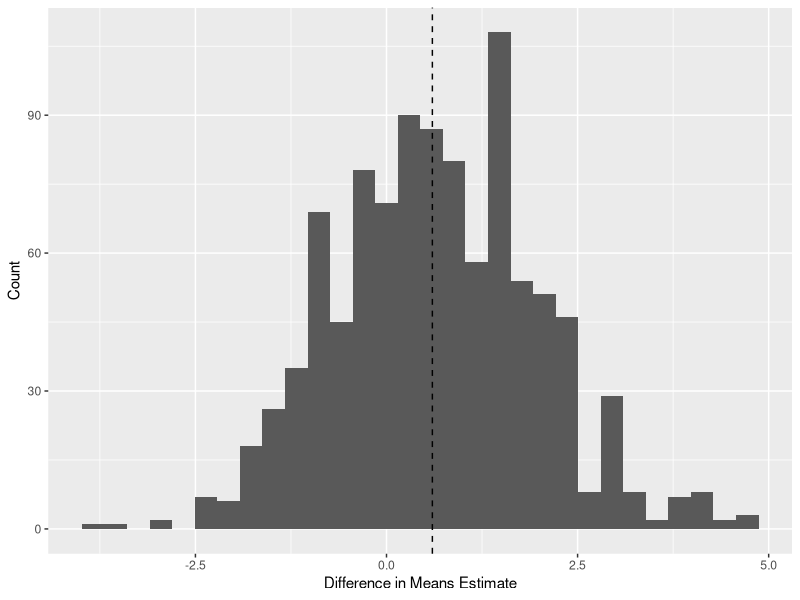

Source code (R):
# Causal Inference Lab 1, Spring 2022
# Benjamin S. Noble
# benjaminnoble.org

library(tidyverse)

### ATE vs ATT

# To illustrate differences between the ATT and ATE, we're going to imagine a job
# training program for bankers in the year 2100 when AI-enhanced ATMs have taken 
# all of their jobs. In our imaginary world, there are just two jobs, bankers and 
# doctors. But we're going to test a new program where we teach former bankers
# to become computer programmers who will ensure these AI-enhanced ATMs don't 
# take over the world. 

# Because doctors have not (yet) been replaced by robots, they are not going to be
# eligible for the training program. Just bankers. So, our treated group will just
# be bankers. To estimate the ATE, though, doctors will be among the control group
# because that's how we define the ATE...the average treatment effect among the 
# whole population.

# (Sidenote: We should probably also include doctors in the treatment group to get 
# an estimate of the ATE, but they're not eligible for the training program, so 
# we won't include them in the treated group...just go with it.)

# To start, let's create our population:

set.seed(123)
doctor <- runif(1000, 160, 260) # vector of doctor salaries ~U[160,260]
bankers <- runif(1000, 43, 64) # vector of banker salaries ~U[43,64]

# our population of workers
workers <- tibble(job = c(rep('doctor', 1000), rep('banker', 1000)),
       salary = c(doctor, bankers),
       id = 1:2000)

# draw a sample of bankers for treatment
set.seed(123)
treated_rows <- sample(1001:2000, size = 500) 
drop_treats <- workers[-treated_rows,] # drop the treated units
# draw a sample of control units from full population (both bankers and doctors)
control <-  sample_n(drop_treats, size = 500) # control df
treated <- workers[treated_rows,] # treatment df

# Let's apply the treatment effect, which is more effective for those making less
# money. If one's salary is less than 60K, the true treatment effect is a salary 
# increase drawn uniformly between 30-50K. But if someone makes more than 60K, 
# the training is less effective—an increase drawn uniformly between 0 and 15K. 
# This means almost all bankers will get the "good" treatment effects, but no 
# doctors would were they treated.
set.seed(123)
treat_eff <- vector() 
for(i in 1:nrow(treated)){
  treat_eff <- append(treat_eff, 
                      unlist(ifelse(treated[i,'salary'] < 60, 
                                    treated[i,'salary'] + runif(1, 30, 50), 
                                    treated[i,'salary'] + runif(1, 0, 15))))
}

# everyone in the control group has no change in salary
control_sals <- control$salary 

exp_group <- bind_rows(treated, control) # put the groups together
exp_group$new_sal <- c(treat_eff, control_sals) # add the new salaries
exp_group$treated <- c(rep(1, 500), rep(0, 500)) # indicator for treatment

# How many of each type of worker is in our sample?
# Actually, a lot of doctors...
exp_group %>% group_by(job, treated) %>% summarise(n = n())
 
# difference in means
t_res <- t.test(new_sal ~ treated, exp_group) 
ate <- t_res$estimate[2] - t_res$estimate[1] # the ATE
ate # -69.20

# Uh oh! Our ATE indicates that our treatment has a NEGATIVE effect! People who take
# our program seem to LOSE almost 70K on average. But recall, the ACTUAL treatment
# effect for bankers (the population we care about) is +40K on average. So, what's 
# going on? Well, we have 329/500 doctors in our control group. Their salaries are
# WAY higher than the banker's salaries. So even though bankers are getting more 
# it looks like our training program is costing people money because their 
# salaries are still lower on average than the doctors' salaries.

# Maybe this is obvious, but let's look closer:
# Among our different groups, the treated bankers are getting more money than the 
# control bankers, but the control doctors are still way richer.
exp_group %>% group_by(job, treated) %>% summarise(eff_size = mean(new_sal))
# But if we just throw away the info about the jobs, then we can recover the 
# ATE estimate from above.
exp_group %>% group_by(treated) %>% summarise(eff_size = mean(new_sal))

# The solution is the ATT—we construct a control population not from EVERYONE
# but from people who look like those we expect to take the treatment. In fact,
# we'd RATHER have this than the ATE because doctors will never take this program.
# In the real world, we might use MATCHING to achieve this ATT estimate.

# create a new control group from the leftover bankers in our population 
# (but not doctors)
control_banker <- workers[-treated_rows,] %>% filter(job == 'banker')
banker_control_sal <- control_banker$salary # carry over their salaries

# original treated bankers + control bankers
exp_group2 <- bind_rows(treated, control_banker) 
exp_group2$new_sal <- c(treat_eff, banker_control_sal) # the salaries
exp_group2$treated <- c(rep(1, 500), rep(0, 500)) # treatment indicators
 
t_res2 <- t.test(new_sal ~ treated, exp_group2) # difference in means
att <- t_res2$estimate[2] - t_res2$estimate[1]
att

# The ATT is positive, a 34.6K increase for the treated which is close to the true
# treatment effect of 40K on average for the bankers. 

# Key point: ATE can be misleading, sometimes we need to construct a control
# group that looks like the people we expect to receive treatment and estimate
# the ATT.

# Important theoretical subpoint: ATE and ATT are TRUE quantities, but we can 
# never get the actual values because we don't have both potential outcomes. 
# We can only estimate both using estimators (and making some assumptions).

################################################################################
### Decomposing difference in means
### Adapted from Cunningham (2021) 4.1.3.
### https://mixtape.scunning.com/potential-outcomes.html#simple-difference-in-means-decomposition

# The difference in means is an estimator for the ATE (or ATT) but the estimates
# themselves may be biased because we don't have access to all potential outcomes.
# Cunningham spells out sources of bias in 4.1.3. These include selection bias
# and heterogeneous treatment effect bias. Let's make this concrete with an example.

# We're going to create a population of 10 patients with cancer who will either
# be assigned to experimental surgery (treatment) or chemo (control). However, 
# we are friends with a "perfect doctor" who knows everyone's potential outcomes
# under both treatment and control. They tell us each patient's potential outcome
# and we make this table:

po_patients <- tibble(
  patients = c(1:10),
  y_i1 = c(7,5,5,7,4,10,1,5,3,9), 
  y_i0 = c(1,6,1,8,2,1,10,6,7,8),
  po_diff = y_i1 - y_i0
)

po_patients

# Since we know all potential outcomes, we can calculate the TRUE ATE 
# using counterfactual outcomes.
ate <- mean(po_patients$po_diff)
ate
# Notice that not everyone benefits from treatment! These are heterogeneous treatment
# effects.
po_patients[7,]

# Since we know the potential outcomes, we can actually ensure everyone gets their
# best outcome. Let's sort everyone into their best potential outcome because we're
# good people and prefer everyone get better even if it messes up causal inference.
# Note though, by doing this, we are introducing a dependence between treatment 
# assignment and the potential outcomes.
po_patients2 <- po_patients %>% 
  # assign treatment if potential outcome positive under treatment, else control
  mutate(D = if_else(po_diff >= 0, 1, 0), 
         # choose the observed outcome Y for each person based on treatment assignment
         Y = y_i1 * D + y_i0 * (1 - D))

po_patients2

# We can compute the ATT, the average difference between observed outcomes for the
# treated group less their outcome had THEY been in the control group. This is the
# actual ATT, not an estimate.
att <- po_patients2 %>% 
  filter(D == 1) %>% 
  mutate(tt = Y - y_i0) %>% 
  pull(tt) %>% 
  mean()

att
# People we assigned to surgery live 4.4 more years on average

# We can similarly compute the ATC (average treatment effect among control)
atc <- po_patients2 %>% 
  filter(D == 0) %>% 
  # note, to match Cunningham, define ATC as \E[Y_i1 | D_i = 0] - \E[Y_i0 | D_i = 0] 
  mutate(tt = y_i1 - Y) %>% 
  pull(tt) %>% 
  mean()

atc
# Notice, this is a negative quantity. Had these people had the surgery, they'd
# lose 3.2 years of life on average! But that makes sense because we sorted 
# everyone into their best outcome.


# Now, let's pretend we don't have the counterfactual data and cannot estimate
# the true ATT/ATC. Let's use the simple difference in means as an estimator for
# these estimands.

po_patients2 %>% 
  group_by(D) %>% 
  summarise(diff = mean(Y)) 

diff_means <- po_patients2 %>% 
  group_by(D) %>% 
  summarise(diff = mean(Y)) %>% 
  pull(diff) %>% 
  diff()

diff_means
# Notice that the simple difference in means (an estimate of the ATE) shows that
# surgery is bad on average.

# But! Difference in means = ATE + selection bias + heterogeneous treatment effect.
# See Cunningham 4.1.3. This looks different from what we saw in class (no hte bias)
# because in class we were estimating the ATT, here we're estimating the ATE.

# Recall the true ATE we get from the potential outcomes
ate

# Selection bias: \E[Y_i0 | D = 1] - \E[Y_i0 | D = 0]
# First quantity is not observed in real life, second is
s_bias <- po_patients2 %>% filter(D == 1) %>% pull(y_i0) %>% mean() -
  po_patients2 %>% filter(D == 0) %>% pull(Y) %>% mean() 
s_bias

# HTE bias: (1 - \Pr(assigned to control)) x (ATT - ATC)  
hte <- nrow(po_patients2 %>% filter(D == 0))/nrow(po_patients2) * (att - atc)
hte

ate + s_bias + hte
diff_means

# As Cunningham notes, the TRUE ATE is hiding inside the difference in means
# estimate...but we can't always find it because of these sources of bias.
# Even if we assume HTE is 0 (that is, ATT == ATC), selection bias is still an 
# issue. 

# We can solve this issue through random assignment, breaking dependence between 
# potential outcomes and assignment to treatment. Recall, we sorted everyone
# into their best outcome. Let's not do that this time. Let's just randomly
# assign into treatment and control. But our sample is only 10 people...even 
# random assignment will probably not totally solve our problems. So, we'll replicate
# random assignment 1000 times and record 1000 estimates of the ATE from the 
# difference in means estimator.

set.seed(132)
dim_est <- vector()
for(i in 1:1000){
 dim_est <-  append(dim_est,
                    po_patients %>% 
                      mutate(D = rbinom(10, 1, .5),
                             Y = y_i1 * D + y_i0 * (1 - D)) %>% 
                      group_by(D) %>% 
                      summarise(dim = mean(Y)) %>% 
                      pull(dim) %>% 
                      diff()
                    )
}
mean(dim_est) # pretty close to true ATE of 0.6

# Let's see what our distribution looks like (see also, central limit theorem)
ggplot(tibble(d = dim_est), aes(x = d)) + 
  geom_histogram() + 
  geom_vline(xintercept = ate, linetype = 'dashed') + 
  labs(x = 'Difference in Means Estimate', y = 'Count') 

# Still, large 95% CIs. True treatment effect could be 0.
quantile(dim_est, c(.025,.975)) 

# Let's do this even better. We recruit 1000 patients with cancer and estimate the 
# treatment effect using random assignment. We still call our doctor who tells us
# each patient's potential outcome though. For science.
set.seed(321)
po_patients_big <- tibble(
  patients = c(1:1000),
  # Treatment provides 0.6 extra years of life on average, but a large std. dev.
  y_i1 = rnorm(1000, .6, .5),
  # Control is also noisy.
  y_i0 = rnorm(1000, 0, .5),
  po_diff = y_i1 - y_i0) %>% 
  mutate(D = rbinom(1000, 1, .5), # random assignment
         Y = y_i1 * D + y_i0 * (1 - D))

po_patients_big
ate_big <- mean(po_patients_big$po_diff)
ate_big # true ATE using potential outcomes

# big att
big_att <- po_patients_big %>% 
  filter(D == 1) %>% 
  mutate(tt = Y - y_i0) %>% 
  pull(tt) %>% 
  mean()

big_att # ATT ~ = ATE

# big atc
big_atc <- po_patients_big %>% 
  filter(D == 0) %>% 
  mutate(tt = y_i1 - Y) %>% 
  pull(tt) %>% 
  mean()

big_atc # ATC ~ = ATT (no HTE bias)

# new difference in means
big_diff_means <- po_patients_big %>% 
  group_by(D) %>% 
  summarise(diff = mean(Y)) %>% 
  pull(diff) %>% 
  diff()

# now difference in means is VERY close to true ATE
big_diff_means

# no selection bias
s_bias_big <- po_patients_big %>% filter(D == 1) %>% pull(y_i0) %>% mean() -
  po_patients_big %>% filter(D == 0) %>% pull(Y) %>% mean() 
s_bias_big

# no HTE bias
hte_big <- nrow(po_patients_big %>% filter(D == 0))/nrow(po_patients_big) * (big_att -big_atc)
hte_big

# Now our difference in means basically recovers the true ATE and we aren't 
# concerned about selection bias or hte bias.
ate_big + s_bias_big + hte_big
big_diff_means

# Key point: Without information about potential outcomes, we may come up with
# biased estimates of the ATE. Randomization helps break dependence between potential
# outcomes and treatment assignment.
